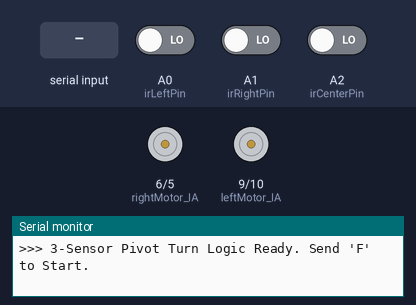
Bench run of a sketch on a simulated Arduino Uno, built with avr-gcc and run on an emulated ATmega328P. Parts: motor-driver pin pairs drawn as motors (green arrow = first pin HIGH = forward, orange = second pin HIGH = backward, longer = more drive), the last lines printed to the serial monitor. Inputs (shaded band) come from the test bench; at power-on: A0 (irLeftPin) LOW, A1 (irRightPin) LOW, A2 (irCenterPin) LOW.

Above: at 1.2 s.
1.3 s: "F" received over Serial
At 1.7 s:
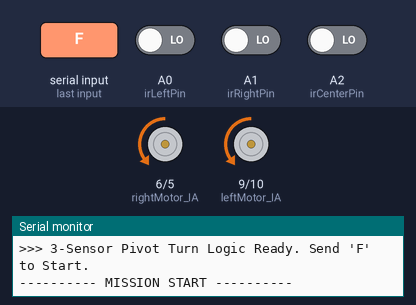
2.8 s: A0 (irLeftPin) driven HIGH
At 4.0 s:
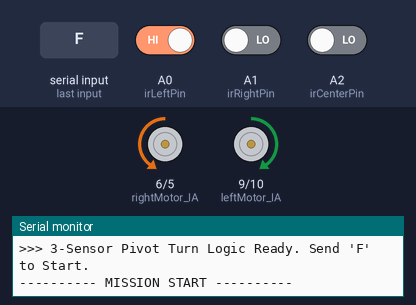
4.3 s: "S" received over Serial
At 5.2 s:
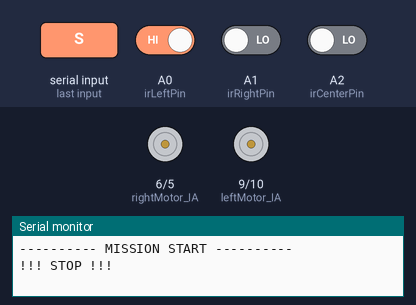
Timing chart, 0 to 7.3 s (numbered marks = the images above; inputs shaded):
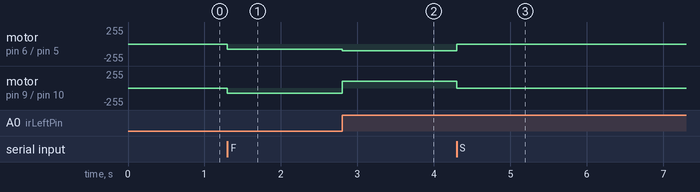

Measured:
- after the input at 1.3 s, motor on pin 6 (rightMotor_IA) / pin 5 (rightMotor_IB), motor on pin 9 (leftMotor_IA) / pin 10 (leftMotor_IB): stopped → backward 80/255 at once
- after the input at 2.8 s, motor on pin 6 (rightMotor_IA) / pin 5 (rightMotor_IB): backward 80/255 → backward 100/255 at once; motor on pin 9 (leftMotor_IA) / pin 10 (leftMotor_IB): backward 80/255 → forward 100/255 at once
- after the input at 4.3 s, motor on pin 6 (rightMotor_IA) / pin 5 (rightMotor_IB): backward 100/255 → stopped at once; motor on pin 9 (leftMotor_IA) / pin 10 (leftMotor_IB): forward 100/255 → stopped at once

The sketch:

RC_Car_3Sensor_Pattern.ino.ino
```cpp
// --- 모터 드라이버 제어 핀 ---
const int leftMotor_IA = 9;
const int leftMotor_IB = 10;
const int rightMotor_IA = 6;
const int rightMotor_IB = 5;

// --- 적외선 센서 핀 ---
const int irLeftPin = A0;   // 왼쪽 보조 센서
const int irRightPin = A1;  // 오른쪽 보조 센서
const int irCenterPin = A2; // 가운데 메인 센서

// --- 색상 인식 기준 (센서별 분리) ---
const int SIDE_BLACK = HIGH;
const int SIDE_WHITE = LOW;
const int CENTER_BLACK = HIGH;
const int CENTER_WHITE = LOW;

// --- 주행 설정 변수 ---
int baseSpeed = 80;   // 직진 기본 속도
int turnSpeed = 100;   // ★ 제자리 회전(Pivot) 전용 속도

const int INTERSECTIONS_PER_LAP = 1;

int lapCount = 0;
int intersectionCount = 0;
bool isRunning = false;
bool missionComplete = false;
int lastState = 0; // 0:직진, 1:좌회전 중, 2:우회전 중

void setup() {
  Serial.begin(9600);

  pinMode(leftMotor_IA, OUTPUT); pinMode(leftMotor_IB, OUTPUT);
  pinMode(rightMotor_IA, OUTPUT); pinMode(rightMotor_IB, OUTPUT);

  pinMode(irLeftPin, INPUT);
  pinMode(irRightPin, INPUT);
  pinMode(irCenterPin, INPUT);

  stopMotors();
  Serial.println(">>> 3-Sensor Pivot Turn Logic Ready. Send 'F' to Start.");
}

void loop() {
  if (Serial.available() > 0) {
    char cmd = Serial.read();
    if (cmd >= 'a' && cmd <= 'z') cmd -= 32;
    if (cmd == 'F' && !isRunning && !missionComplete) startMission();
    else if (cmd == 'S') emergencyStop();
  }

  if (isRunning && !missionComplete) {
    int leftVal = digitalRead(irLeftPin);
    int centerVal = digitalRead(irCenterPin);
    int rightVal = digitalRead(irRightPin);

    // [상황 1] 세 센서 모두 검은색 (출발선 또는 십자 교차로)
    if (leftVal == SIDE_BLACK && centerVal == CENTER_BLACK && rightVal == SIDE_BLACK) {
      intersectionCount++;
      Serial.print(">>> ➕ 가로선 감지! 누적: ");
      Serial.println(intersectionCount);

      if (intersectionCount % INTERSECTIONS_PER_LAP == 0) {
        lapCount++;
        Serial.print(">>> 🏁 바퀴 완료! 현재 바퀴 수: ");
        Serial.println(lapCount);

        if (lapCount >= 5) {
          finishMission();
          return;
        }
      }

      setMotorSpeed(baseSpeed, baseSpeed);
      delay(300);
    }
    // [상황 2] 가운데 센서가 선을 밟고 있음 -> ★무조건 직진★
    else if (centerVal == CENTER_BLACK) {
      setMotorSpeed(baseSpeed, baseSpeed);
      lastState = 0;
    }
    // [상황 3] 가운데 놓치고 왼쪽만 밟음 -> ★제자리 좌회전 집중★
    else if (leftVal == SIDE_BLACK && centerVal == CENTER_WHITE) {
      // 전진 없이, 왼쪽 바퀴는 뒤로 오른쪽 바퀴는 앞으로 굴려 제자리 회전
      setMotorSpeed(-turnSpeed, turnSpeed);
      lastState = 1;
    }
    // [상황 4] 가운데 놓치고 오른쪽만 밟음 -> ★제자리 우회전 집중★
    else if (rightVal == SIDE_BLACK && centerVal == CENTER_WHITE) {
      // 전진 없이, 왼쪽 바퀴는 앞으로 오른쪽 바퀴는 뒤로 굴려 제자리 회전
      setMotorSpeed(turnSpeed, -turnSpeed);
      lastState = 2;
    }
    // [상황 5] 선을 완전히 이탈함 (세 센서 모두 흰색)
    else {
      // 마지막 기억을 바탕으로 가운데 센서가 선을 찾을 때까지 제자리 회전 반복
      if (lastState == 1) setMotorSpeed(-turnSpeed, turnSpeed);
      else if (lastState == 2) setMotorSpeed(turnSpeed, -turnSpeed);
      else setMotorSpeed(baseSpeed, baseSpeed);
    }
  }
}

// ==========================================
// ⚙️ 모터 제어 (원상복구된 후륜 구동 방향)
// ==========================================
void setMotorSpeed(int leftPwm, int rightPwm) {
  // 왼쪽 모터
  if (leftPwm >= 0) {
    digitalWrite(leftMotor_IA, LOW); analogWrite(leftMotor_IB, leftPwm);
  } else {
    analogWrite(leftMotor_IA, -leftPwm); digitalWrite(leftMotor_IB, LOW);
  }

  // 오른쪽 모터
  if (rightPwm >= 0) {
    digitalWrite(rightMotor_IA, LOW); analogWrite(rightMotor_IB, rightPwm);
  } else {
    analogWrite(rightMotor_IA, -rightPwm); digitalWrite(rightMotor_IB, LOW);
  }
}

void startMission() {
  lapCount = 0; intersectionCount = 0; lastState = 0;
  missionComplete = false; isRunning = true;
  Serial.println("---------- MISSION START ----------");
}

void emergencyStop() {
  stopMotors(); isRunning = false;
  Serial.println("!!! STOP !!!");
}

void finishMission() {
  stopMotors(); isRunning = false; missionComplete = true;
  Serial.println("---------- COMPLETE ----------");
}

void stopMotors() {
  digitalWrite(leftMotor_IA, LOW); digitalWrite(leftMotor_IB, LOW);
  digitalWrite(rightMotor_IA, LOW); digitalWrite(rightMotor_IB, LOW);
}
```
